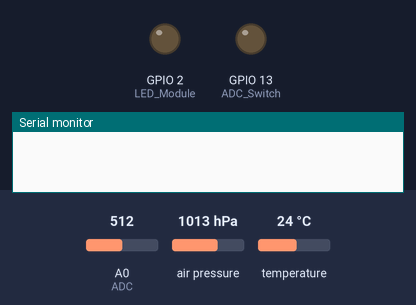
Recording of a sketch running on a simulated ESP8266 (Wemos D1 mini). Parts: output pins drawn as LEDs (lit = HIGH), the last lines printed to the serial monitor. Dashed ring = blinking. Inputs (shaded band) come from the test bench; at power-on: A0 (ADC) = 512, air pressure 1013 hPa, temperature 24 °C. WiFi joins after 1.5 s; servers stay silent unless stated.

Above: at 0.0 s.
At 0.6 s:
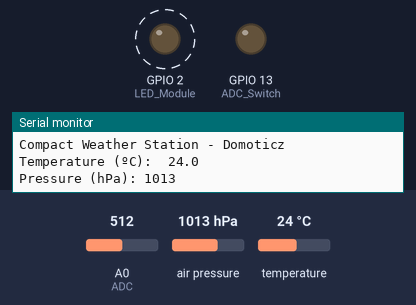
At 1.7 s:
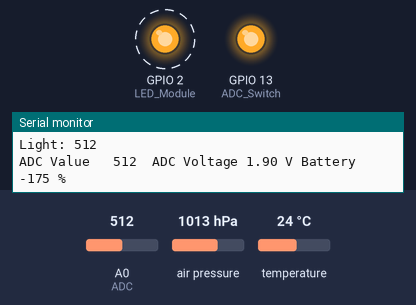
1.8 s: A0 (ADC) set to 798
5.3 s: A0 (ADC) set to 822
Timing chart, 0 to 15.0 s (numbered marks = the images above; inputs shaded):
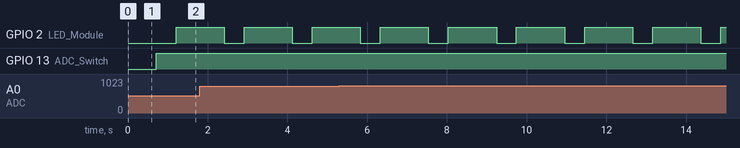

The sketch:

CWX-2-Test_Code_BMP280_Domoticz.ino
```cpp
/*
  Dave Williams, DitroniX 2019-2022 (ditronix.net)
  CWX-2 Compact Weather Station ESP8266 Series Board V2 (221228)
  Features include ESP8266, CR123A, BME280, BMP180, SFH2440 Light Sensor, USB D1 Flashing Compatible, Battery Sensor

  PCA 2212-202 - Compact Weather Station - Basic Bring Up Test Code (BMP280)

  Simplified Board Bring Up and Test the BMP280 and SFH2440 Light Sensor.  Matrix Test. Battery Voltage Test.  No Deep-Sleep Enabled. Send to Domoticz

  Remember!
  - Set the BOARD to ESP8266 DEV Module (Any Wemos D1 or similar).
  - You can also set the BAUD rate up to 921600 to speed up flashing.
  - The SDK does NOT need external power to flash.  It will take Power from the USB 5V.

  The purpose of this test code is to cycle through the various main functions of the board as part of bring up testing.

  This test code is OPEN SOURCE and formatted for easier viewing.  Although is is not intended for real world use, it may be freely used, or modified as needed.
  It is distributed on an "AS IS" BASIS, WITHOUT WARRANTIES OR CONDITIONS OF ANY KIND, either express or implied.

  Further information, details and examples can be found on our website wiki pages ditronix.net/wiki and github.com/DitroniX

  Example Output from USB 5V:
  Temperature (ºC):  22.5
  Pressure (hPa): 992
  Sending THB Message to Domoticz #30
  Light: 379
  ADC Value 	881	ADC Voltage 3.27 V Battery 166 % 	 (Probably DC Powered)
*/

#include "Arduino.h"
#include "Wire.h"
#include <ESP8266WiFi.h>
#include <Adafruit_BMP280.h>
#include <Adafruit_Sensor.h>

// ######### OBJECTS #########
Adafruit_BMP280 bmp;  //BMP280 connect to ESP8266 I2C (GPIO 4 = SDA, GPIO 5 = SCL)  // BME280 0x76 | BMP280 0x76 |  BMP180 0x77

// ######### VARIABLES / DEFINES / STATIC #########

// App
String AppVersion = "v2.221226";
String AppBuild = "DitroniX CWX-2-BMP280 12S SDK PCA";
String AppName = "Compact Weather Station - Domoticz";

// Variables
char SensorResult[10];
float TemperatureC;
int Pressure;
int LightMeter;

float ADC_Voltage;
float ADC_Calibration;
int Battery_Percentage;

int BatteryMeter;

// WiFi.  Setup with your Wirless Information
const char* ssid = "xxxx";      // network SSID (name)
const char* password = "xxxx";  // network password
String Hostname = "CWX-";              // Hostname Prefix
WiFiClient client;                         // Initialize the client library

// Domoticz Server info.  Setup with your Domoticz IP and Port
const char* domoticz_server = "0.0.0.0";  // IP Address
int port = 8080;                                //Domoticz port

// Individual Domoticz Sensors
int dTemperature = 0;
int dPressure = 0;
int dLight = 0;
int dBattery = 0;

// Combined Domoticz Temp + Baro	(BMP085 I2C)
int dTHB = 30;

// **************** IO ****************

// Define I2C (Expansion Port)
#define I2C_SDA 4
#define I2C_SCL 5

// **************** OUTPUTS ****************
#define LED_Module 2   // Define ESP Output Port LED - Disable if using Battery to save power
#define ADC_Switch 13  // Define NLAST4599 Digital Switch

// **************** INPUTS ****************
#define ADC A0  // Define ADC (0 DC - 1V DC)

// ######### FUNCTIONS #########

// Initialise WiFi
void InitialiseWiFi() {

  // Connect or reconnect to WiFi
  if (WiFi.status() != WL_CONNECTED) {
    Serial.println("Attempting to connect to " + String(ssid));

    WiFi.begin(ssid, password);
    WiFi.mode(WIFI_STA);
    WiFi.setAutoReconnect(true);
    WiFi.persistent(true);

    // Stabalise for slow Access Points
    delay(5000);
    //
    // Force Hostname
    Hostname = Hostname + WiFi.macAddress().substring(WiFi.macAddress().length() - 5, WiFi.macAddress().length());
    Hostname.replace(":", "");
    WiFi.setHostname(Hostname.c_str());

    // Wifi Information
    Serial.println("WiFi SSID \t " + String(ssid)) + "(Wifi Station Mode)";
    Serial.printf("WiFi IP \t %s\n", WiFi.localIP().toString().c_str());
    Serial.printf("WiFi GW \t %s\n", WiFi.gatewayIP().toString().c_str());
    Serial.printf("WiFi MASK \t %s\n", WiFi.subnetMask().toString().c_str());
    Serial.println("WiFi MAC \t " + WiFi.macAddress());
    Serial.printf("WiFi Hostname \t %s\n", WiFi.hostname().c_str());
    Serial.println("WiFi RSSI \t " + String(WiFi.RSSI()));
    Serial.println("");
  }
}

// Initialise BMP280
void InitialiseTemperatureSensor() {
  if (!bmp.begin(0x76)) {
    Serial.println("Could not find a valid BMP280 sensor, check wiring!");
    // while (1);
  }
}

// Map float values to percentages
float MapValues(float x, float DC_Min, float DC_Max, float Percentage_Min, float Percentage_Max) {
  return (x - DC_Min) * (Percentage_Max - Percentage_Min) / (DC_Max - DC_Min) + Percentage_Min;
}

// Publish to Domoticz
void PublishDomoticz(int Sensor_Index, float Sensor_Value) {
  if (Sensor_Index > 0) {                         // Only Publish if Index Value
    if (client.connect(domoticz_server, port)) {  // Only Publish if Port/Connected
      Serial.print("Sending Message to Domoticz #");
      Serial.print(Sensor_Index);
      Serial.print(" ");
      Serial.println(Sensor_Value);

      client.print("GET /json.htm?type=command&param=udevice&idx=");
      client.print(Sensor_Index);

      client.print("&svalue=");
      client.print(Sensor_Value);

      client.println(" HTTP/1.1");
      client.print("Host: ");
      client.print(domoticz_server);
      client.print(":");

      client.println(port);
      client.println("User-Agent: Arduino-ethernet");
      client.println("Connection: close");
      client.println();

      client.stop();
    } else {
      Serial.println("Not Connected/Published");
      InitialiseWiFi();
    }
  }
}

// Publish to Domoticz
void PublishDomoticzTHB(int Sensor_Index) {
  if (Sensor_Index > 0) {                         // Only Publish if Index Value
    if (client.connect(domoticz_server, port)) {  // Only Publish if Port/Connected
      Serial.print("Sending THB Message to Domoticz #");
      Serial.println(Sensor_Index);

      client.print("GET /json.htm?type=command&param=udevice&idx=");
      client.print(Sensor_Index);

      client.print("&svalue=");
      client.print(String(TemperatureC));
      client.print(";");
      client.print(String(Pressure));
      client.print(";0");

      client.println(" HTTP/1.1");
      client.print("Host: ");
      client.print(domoticz_server);
      client.print(":");

      client.println(port);
      client.println("User-Agent: Arduino-ethernet");
      client.println("Connection: close");
      client.println();

      client.stop();
    } else {
      Serial.println("Not Connected");
      InitialiseWiFi();
    }
  }
}

// ######### SETUP #########
void setup() {

  //Stabalise
  delay(500);

  // Initialize UART:
  Serial.begin(115200, SERIAL_8N1);  //115200
  while (!Serial)
    ;
  Serial.println("");
  Serial.println(AppVersion + " Initialized");
  Serial.println(AppBuild);
  Serial.println(AppName);
  Serial.println("");

  // LED
  pinMode(LED_Module, OUTPUT);

  // NLAST4599
  pinMode(ADC_Switch, OUTPUT);

  // Initialize I2C
  Wire.begin(I2C_SDA, I2C_SCL);

  InitialiseTemperatureSensor();

  Serial.println("");
}

// ######### LOOP #########
void loop() {

  // Get Temperature ºC and round to 1 decimal place
  TemperatureC = bmp.readTemperature();
  dtostrf(TemperatureC, 5, 1, SensorResult);
  sprintf(SensorResult, "%s", SensorResult);
  Serial.print("Temperature (ºC): ");
  Serial.println(SensorResult);
  PublishDomoticz(dTemperature, int(TemperatureC));

  // Get Pressure and round to no decimal places
  Pressure = (bmp.readPressure() / 100.0F);
  Pressure = round(Pressure);
  Serial.print("Pressure (hPa): ");
  Serial.println(Pressure);
  PublishDomoticz(dPressure, int(Pressure));

  PublishDomoticzTHB(dTHB);

  // Get Light Reading
  digitalWrite(ADC_Switch, LOW);
  LightMeter = analogRead(ADC);
  Serial.print("Light: ");
  Serial.print(LightMeter);  // data output from the photoresistor (0-1024)
  Serial.println("");
  PublishDomoticz(dLight, LightMeter);

  // Read Battery or 3V3 Voltage
  digitalWrite(ADC_Switch, HIGH);  // Set ADC to Battery 3V3
  ADC_Calibration = 3.798;         // Adjust as needed for final calibration of ADC_Voltage (Battery 3V3).
  ADC_Voltage = (analogRead(ADC) * ADC_Calibration) / 1024;

  // Update the displayed info
  Serial.print("ADC Value \t");
  Serial.print(analogRead(ADC));

  Serial.print("\tADC Voltage ");
  Serial.print(ADC_Voltage);
  Serial.print(" V ");

  Battery_Percentage = MapValues(ADC_Voltage, 2.6, 3.0, 0, 100);  // Typically 2.6V Minimum and 3.0 Maximum

  Serial.print("Battery ");
  Serial.print(Battery_Percentage);
  Serial.print(" % ");

  if (Battery_Percentage > 100) {
    Serial.print("\t (Probably DC Powered)");
  }

  Serial.println("\n");
  PublishDomoticz(dBattery, ADC_Voltage);

  // Hearbeat LED (Temporary during development)
  digitalWrite(LED_Module, LOW);   // turn the LED on (HIGH is the voltage level)
  delay(500);                      // wait for a second
  digitalWrite(LED_Module, HIGH);  // turn the LED off by making the voltage LOW

  // Loop Delay
  delay(1000);
}
```

Measured:
- by itself, GPIO 2 (LED_Module): alternates HIGH for 1.2 s and LOW for 0.50 s
